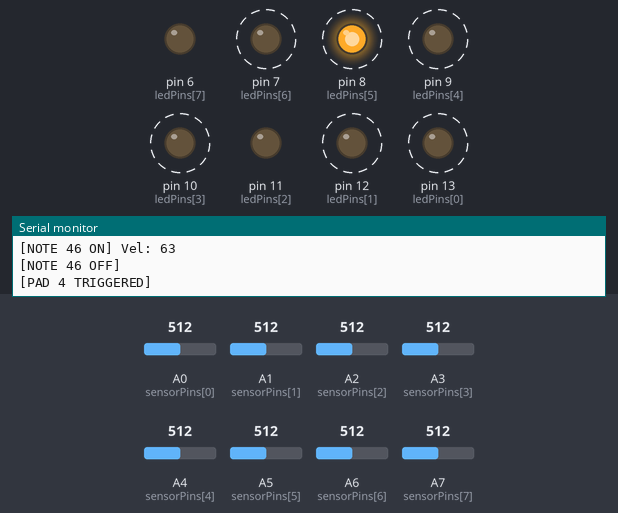
This sketch was run on a simulated Arduino Nano, built with avr-gcc and run on an emulated ATmega328P. Shown: output pins drawn as LEDs (lit = HIGH), the last lines printed to the serial monitor. Dashed ring = blinking. The test bench sets the inputs (shaded band); at power-on: A2 (sensorPins[2]) = 512, A7 (sensorPins[7]) = 512, A5 (sensorPins[5]) = 512, A0 (sensorPins[0]) = 512, A1 (sensorPins[1]) = 512, A3 (sensorPins[3]) = 512, A4 (sensorPins[4]) = 512, A6 (sensorPins[6]) = 512. MIDI output is not drawn.

Above: at 1.2 s.
1.3 s: A2 (sensorPins[2]) set to 992
At 1.57 s:
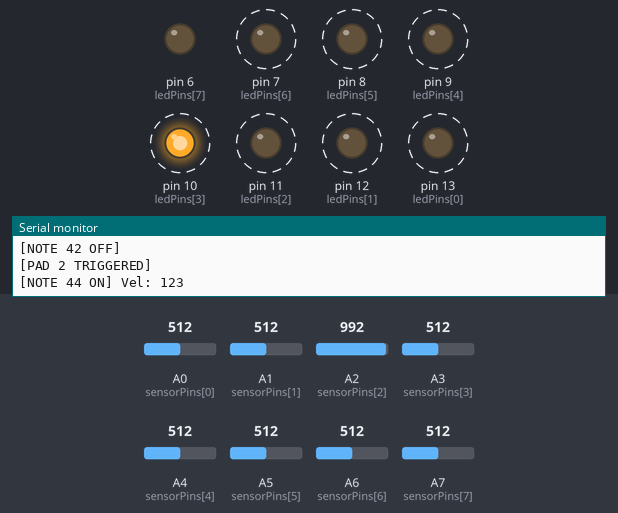
4.3 s: A7 (sensorPins[7]) set to 992
At 4.65 s:
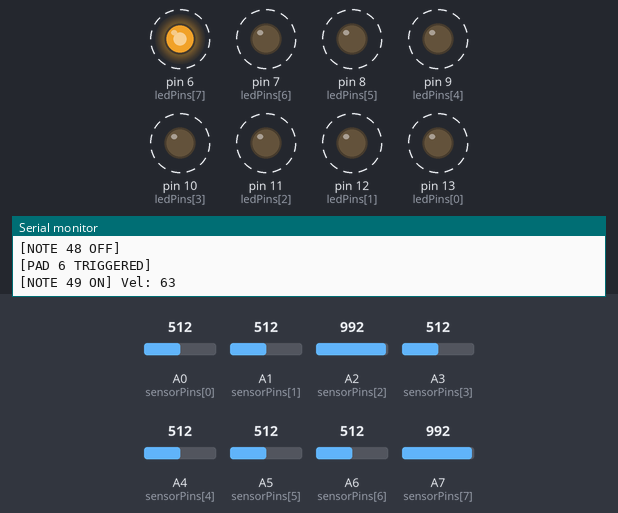
7.3 s: A7 (sensorPins[7]) set to 306
10.3 s: A2 (sensorPins[2]) set to 306
13.3 s: A5 (sensorPins[5]) set to 137
16.3 s: A5 (sensorPins[5]) set to 117
At 16.72 s:
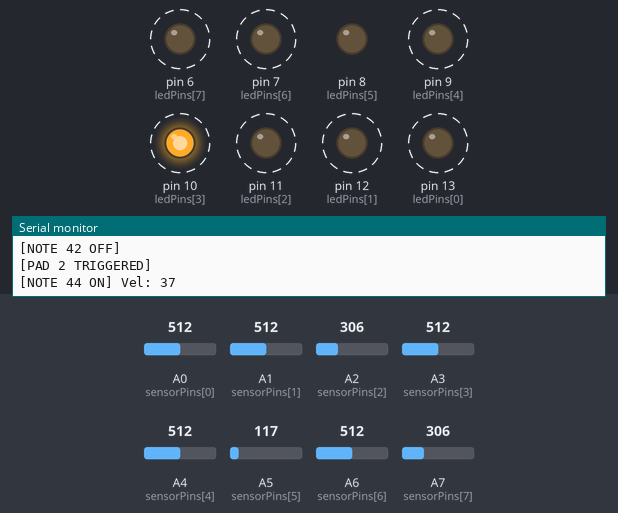
Timing chart, 0 to 20.3 s (numbered marks = the images above; inputs shaded):
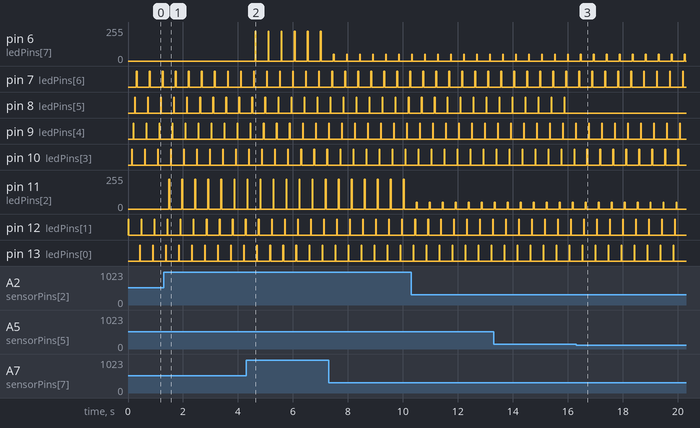

The sketch:

octomeme.ino
```cpp
#include <MIDI.h>

MIDI_CREATE_DEFAULT_INSTANCE();

const bool debugMode = true;

const int ledPins[] = {
  13, 12, 11, 10, 9, 8, 7, 6
};

const int sensorPins[] = {
  A0, A1, A2, A3, A4, A5, A6, A7
};

const int padsNotes[] = {
  40, 42, 44, 46, 47, 48, 49, 50
};

const int threshold = 10;

int sensorReading = 0;
int ledState = LOW;


void setup() {
  for (int i = 0; i <= 7; i++) {
    pinMode(ledPins[i], OUTPUT);
  }

  MIDI.begin(MIDI_CHANNEL_OMNI);
  if (debugMode) {
    Serial.begin(9500);
  } else {
    Serial.begin(115200);
  }
}

void playNote(int note, int velocity) {
  velocity = map(velocity, 0, 1024, 0, 127);
  if (debugMode) {
    Serial.println("[NOTE "+String(note)+" ON] Vel: "+String(velocity));
  } else {
    MIDI.sendNoteOn(note, velocity ,1);  // Send a Note (pitch 42, velo 127 on channel 1)
  }
}

void stopNote(int note) {
  if (debugMode) {
    Serial.println("[NOTE "+String(note)+" OFF]");
  } else {
    MIDI.sendNoteOff(note,0,1);
  }
}

void playPad(int padNumber, int sensorReading) {
  if (debugMode) {
    Serial.println("[PAD "+String(padNumber)+" TRIGGERED]");
  }
  int ledIntensity = map(sensorReading, 0, 1024, 0, 1024);
  analogWrite(ledPins[padNumber], ledIntensity);
  playNote(padsNotes[padNumber], sensorReading);
  delay(1);
  analogWrite(ledPins[padNumber], 0);
  stopNote(padsNotes[padNumber]);
}

void readSensors() {
  for(int i=0; i<=7; i++) {
    sensorReading = analogRead(sensorPins[i]);
    if (sensorReading >= threshold) {
      playPad(i, sensorReading);
    }
  }
}

void loop() {
  readSensors();
  delay(1);
}
```

Measured:
- the behaviour switches between 128 and 127 on A5 (sensorPins[5]) (found by bisection; images 2 and 3)
- after the input at 1.3 s, pin 11 (ledPins[2]): alternates 224/255 for 0.03 s and 0/255 for 0.45 s, starting after 0.19 s
- after the input at 4.3 s, pin 6 (ledPins[7]): alternates 224/255 for 0.03 s and 0/255 for 0.45 s, starting after 0.33 s
- after the input at 16.3 s, pin 8 (ledPins[5]): stops changing and stays LOW
- by itself, pin 7 (ledPins[6]), pin 8 (ledPins[5]), pin 9 (ledPins[4]), pin 10 (ledPins[3]), pin 12 (ledPins[1]), pin 13 (ledPins[0]): alternates HIGH for 0.02 s and LOW for 0.45 s
